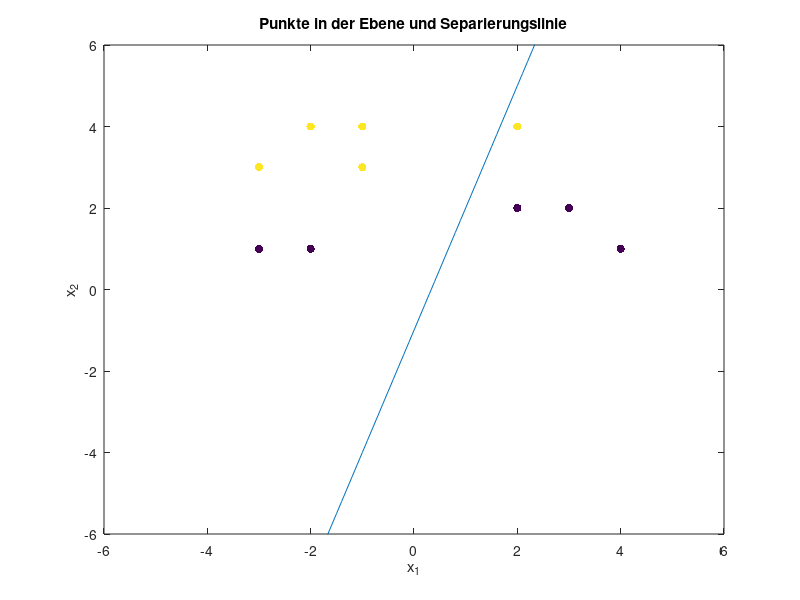
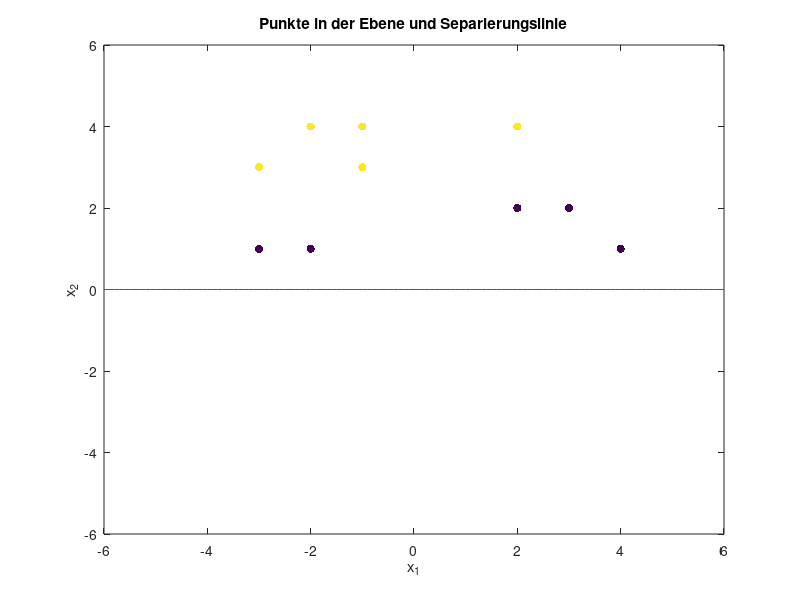
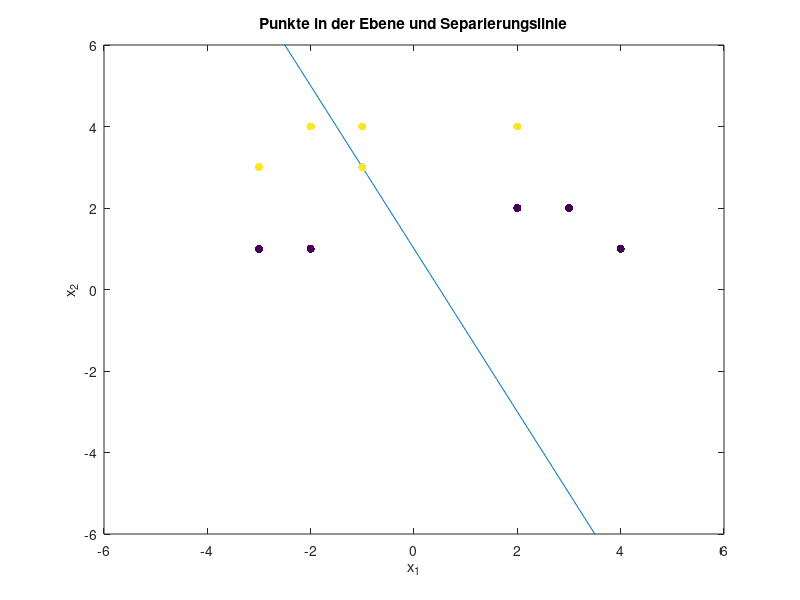
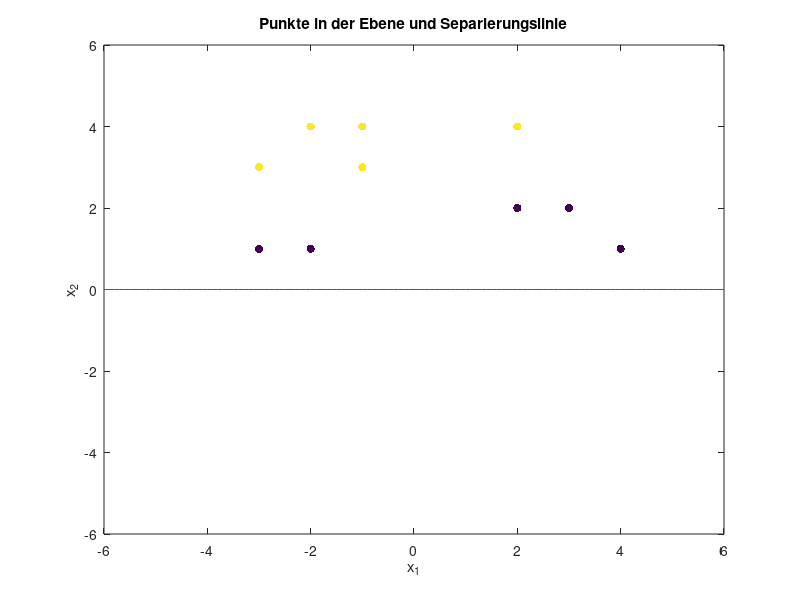

The MATLAB script that drew these images, in order:
%% Initialization
data = [-3 1 -1;
        -3 3 1;
        -2 1 -1;
        -2 4 1;
        -1 3 1;
        -1 4 1;
         2 2 -1;
         2 4 1;
         3 2 -1;
         4 1 -1;];


% Create all vectors
inputs = data(:,1:2);
inputsExtended = [inputs ones(size(inputs,1),1)];
classes = data(:,3);
w = [0,0,0];
       
% Extended weight vectors; each iteration adds one more row
% Since we don't know the exact number of rows in advance, we preallocate the matrix with a maximum size and crop the result in the end
maxVectors = 100;
vectorDimension = 3;
wExtendedMat = zeros(maxVectors, vectorDimension);
L = size(data, 1);
numberOfOptimizations = 1;
wExtendedMat(numberOfOptimizations,:) = w;

changesInLastIteration = 1;
while changesInLastIteration > 0
    changesInLastIteration = 0;
    for c = 1:size(inputs,1)
        currentInput = inputsExtended(c,:);
        desiredClass = classes(c,:);
        calculatedOutput = w * transpose(currentInput);
        
        % Wrong class
        if calculatedOutput <= 0 && desiredClass > 0
            w += currentInput;
        elseif calculatedOutput >= 0 && desiredClass < 0
            w -= currentInput;
        end
        
        % Plot the updated weights
        if calculatedOutput * desiredClass <= 0
            changesInLastIteration += 1;
            numberOfOptimizations += 1;
            wExtendedMat(numberOfOptimizations,:) = w;
            
            x = y = 0;
            if w(2) == 0 
                y = -6:0.1:6;
                x = -w(3)/w(1);
            else
                x = -6:0.1:6;
                y = -(w(1)*x + w(3))/w(2);
            end
            clf();
            plot(x,y);
            hold on;
            scatter(data(:,1), data(:,2), [], data(:,3),'filled');
            xlabel("x_1");
            ylabel("x_2");
            title("Punkte in der Ebene und Separierungslinie");
            axis([-6 6 -6 6]);
            
            if numberOfOptimizations <= 1
                print("initial", "-depsc");
            else
                print("separated", "-depsc");
            end

            while waitforbuttonpress ~= 1
            end
        end
           
    end
end

% Remove unused weight vector entries
wExtendedMat = wExtendedMat(1:numberOfOptimizations, :);
L = 0;
